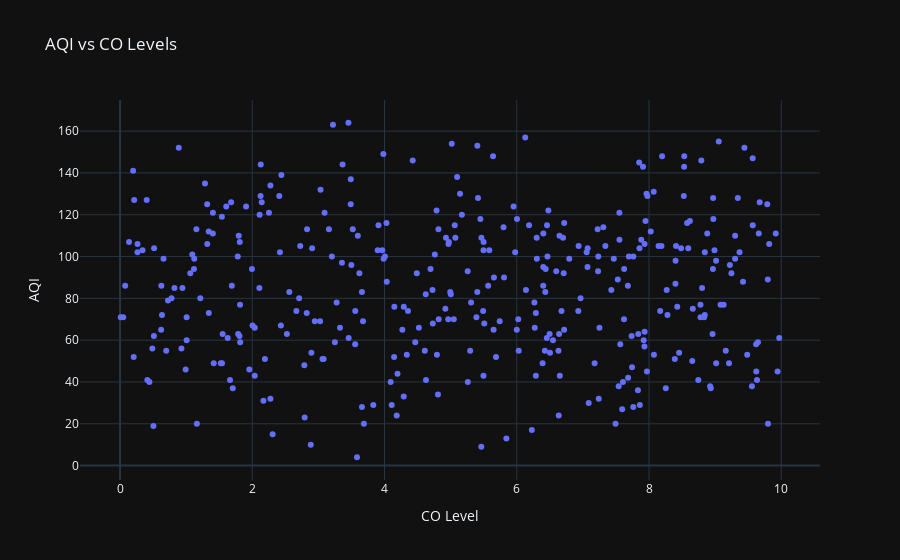

Notebook code for this chart:
### Code cell
# Scatter Plot for AQI vs CO using Plotly
fig = px.scatter(df, x='CO', y='AQI', 
                 title="AQI vs CO Levels", 
                 labels={'CO': 'CO Level', 'AQI': 'AQI'})
fig.update_layout(template="plotly_dark")
fig.show()

### Figure 1 — Plotly figure (JSON) as saved in the notebook; plotly's stock layout.template omitted (floating-point values rounded to 4 significant figures; data arrays with more than 128 entries replaced by an {"elided": "..."} marker saying what was removed)
{"data": [{"hovertemplate": "CO Level=%{x}<br>AQI=%{y}<extra></extra>", "legendgroup": "", "marker": {"color": "#636efa", "symbol": "circle"}, "mode": "markers", "name": "", "orientation": "v", "showlegend": false, "type": "scatter", "x": {"elided": "365 float values"}, "xaxis": "x", "y": {"elided": "365 int values"}, "yaxis": "y"}], "layout": {"legend": {"tracegroupgap": 0}, "title": {"text": "AQI vs CO Levels"}, "xaxis": {"anchor": "y", "domain": [0, 1], "title": {"text": "CO Level"}}, "yaxis": {"anchor": "x", "domain": [0, 1], "title": {"text": "AQI"}}}}
